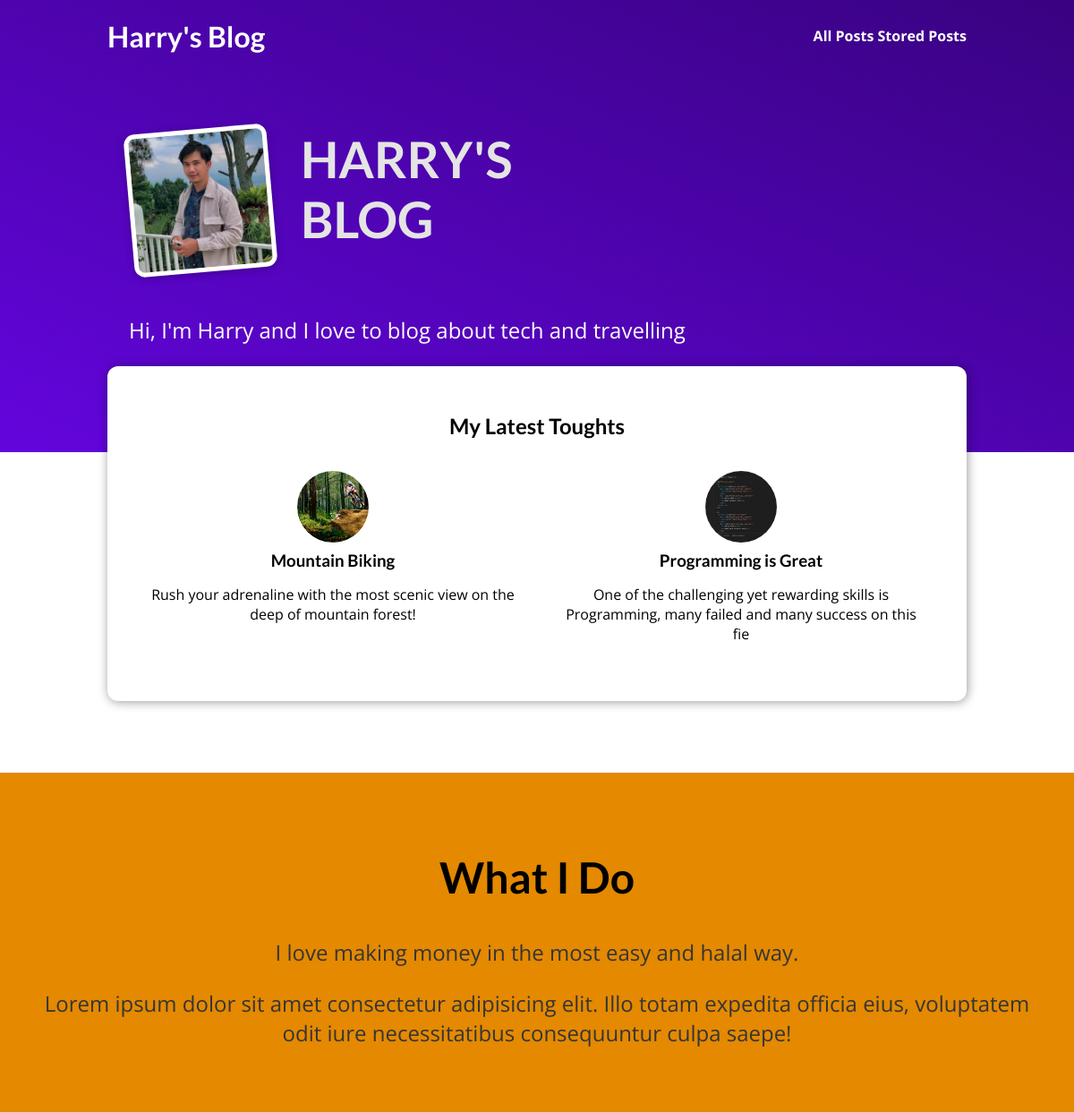
The page / on the database its author committed.
### blog/models.py (models this page shows, shortened)
class Post(models.Model):
    author = models.ForeignKey(Author, on_delete=models.SET_NULL,related_name="posts",null=True)
    excerpt = models.CharField(max_length=100,null=True)
    title = models.CharField(max_length=50)
    image = models.ImageField(upload_to="posts",null=True)
    date = models.DateField(auto_now=False)
    slug = models.SlugField(default="", blank=True, null=False, db_index=True)
    content = models.TextField(validators=[MinLengthValidator(10)])
    tag = models.ManyToManyField(Tag)

### blog/views.py (the view)
# urls.py: path("", views.StartingPageView.as_view() , name="starting_page"),
class StartingPageView(TemplateView):
    template_name = "blog/index.html"
    def get_context_data(self, **kwargs):
        context = super().get_context_data(**kwargs)
        context["posts"]=new_all_posts[0:2]
        return context

### blog/templates/blog/index.html (shortened to what this page needs)
{% extends 'base.html' %}
{% load static %}
{% block css_files %}
<link rel="stylesheet" href="{% static 'blog/post.css' %}">
<link rel="stylesheet" href="{% static 'blog/index.css' %}">
{% endblock css_files %}
{% block content %}
<section id="welcome">
    <header>
        <img src="{% static "blog/images/harry.png" %}"
             alt="Harry = The Author of This Blog"
             />
        <h2>HARRY'S BLOG</h2>
    </header>
    <p>Hi, I'm Harry and I love to blog about tech and travelling</p>
</section>
<section id="latest-posts">
    <h2>My Latest Toughts</h2>
    <ul>
    {% for post in posts %}
     {% include 'blog/includes/post.html' %}
     {% endfor %}
    </ul>
</section>
<section id="about">
    <h2>What I Do</h2>
    <p>I love making money in the most easy and halal way.</p>
    <p>Lorem ipsum dolor sit amet consectetur adipisicing elit. Illo totam expedita officia eius, voluptatem odit iure
        necessitatibus consequuntur culpa saepe!</p>
</section>
{% endblock content %}

### blog/templates/blog/includes/post.html
<li>
    <article class="post">
        <a href="{% url 'post_detail_page' post.slug %}">
            <img src="{{post.image.url}}"
                 alt="{{post.title}}">
            <div class="post__content">
                <h3>{{ post.title }}</h3>
                <p>{{post.excerpt}}</p>
            </div>
        </a>
    </article>
</li>

### static/app.css (style rules this page uses)
* { box-sizing: border-box; }
html { font-family: 'Open Sans', 'Lato', sans-serif; }
body { margin: 0; }
h1, h2, h3 { font-family: 'Lato', sans-serif; font-weight: bold; }

### blog/static/blog/post.css (style rules this page uses)
.post { display: flex; flex-direction: column; align-items: center; text-align: center; }
.post a { text-decoration: none; color: black; transition: all 0.2s ease; padding: 1rem; }
.post img { width: 5rem; height: 5rem; object-fit: cover; border-radius: 50%; }
.post h3 { margin: 0.25rem 0; }

### blog/static/blog/index.css (style rules this page uses)
#welcome { background: linear-gradient(to right top, #6305dd, #390281); padding: 6rem 12%; }
#welcome header { display: flex; align-items: flex-start; margin: 3rem auto; }
#welcome img { width: 10rem; height: 10rem; object-fit: cover; object-position: top; border: 5px solid white; border-radius: 12px; background-color: #ffe1bf; transform: rotateZ(-5deg); box-shadow: 0 2px 8px rgba(0, 0, 0, 0.25); }
#welcome h2 { font-size: 3.5rem; margin: 0 0 0 2rem; color: #e4e4e4; width: 10rem; }
#welcome p { color: white; font-size: 1.5rem; }
#latest-posts { background-color: white; padding: 2rem; border-radius: 12px; width: 60rem; margin: -6rem auto 2rem auto; box-shadow: 1px 1px 12px rgba(0, 0, 0, 0.4); }
#latest-posts h2 { text-align: center; }
#latest-posts ul { list-style: none; margin: 0; padding: 0; display: flex; gap: 1rem; }
#latest-posts li { flex: 1; }
#about { text-align: center; padding: 3rem; background-color: #e48900; margin-top: 5rem; }
#about h2 { font-size: 3rem; }
#about p { font-size: 1.5rem; color: #353535; }

### rows shown on the page
Post: image (picture), title "Mountain Biking", excerpt "Rush your adrenaline with the most scenic view on the deep of mountain forest!"
Post: image (picture), title "Programming is Great", excerpt "One of the challenging yet rewarding skills is Programming, many failed and many success on this fie"
